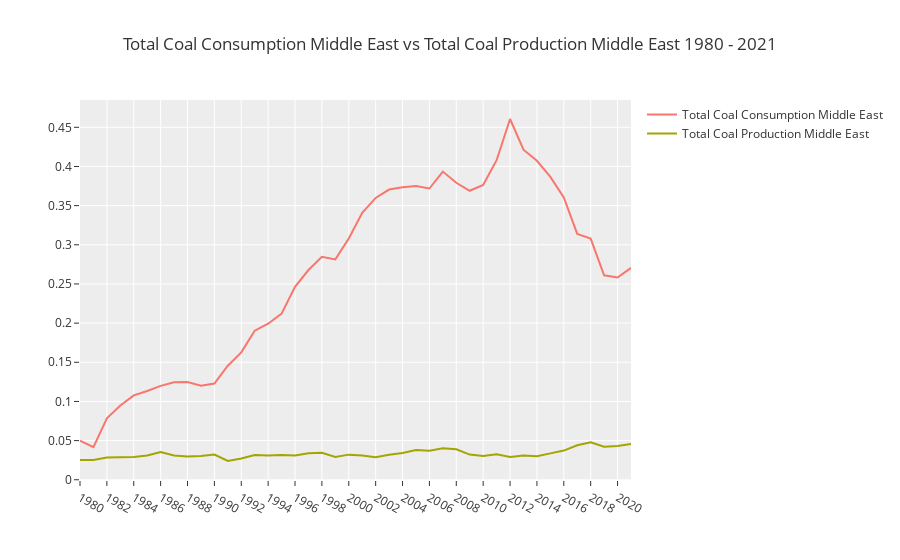

Notebook cell for this chart:
### Code cell
fig_coal_me = go.Figure()
fig_coal_me = fig_coal_me.add_trace(go.Scatter(x=con_coal_me_sum.index, y=con_coal_me_sum['Total_Coal_Consumption_Middle_East'], name='Total Coal Consumption Middle East'))
fig_coal_me = fig_coal_me.add_trace(go.Scatter(x=prod_coal_me_sum.index, y=prod_coal_me_sum['Total_Production_Middle_East'], name='Total Coal Production Middle East')) 
fig_coal_me.update_layout(title='Total Coal Consumption Middle East vs Total Coal Production Middle East 1980 - 2021')
fig_coal_me.show()

### Figure 1 — Plotly figure (JSON) as saved in the notebook; plotly's stock layout.template omitted (floating-point values rounded to 4 significant figures)
{"data": [{"name": "Total Coal Consumption Middle East", "type": "scatter", "x": ["1980", "1981", "1982", "1983", "1984", "1985", "1986", "1987", "1988", "1989", "1990", "1991", "1992", "1993", "1994", "1995", "1996", "1997", "1998", "1999", "2000", "2001", "2002", "2003", "2004", "2005", "2006", "2007", "2008", "2009", "2010", "2011", "2012", "2013", "2014", "2015", "2016", "2017", "2018", "2019", "2020", "2021"], "y": [0.04996, 0.04172, 0.07856, 0.09489, 0.1077, 0.1133, 0.1199, 0.1244, 0.1248, 0.12, 0.1229, 0.1456, 0.1626, 0.1903, 0.1993, 0.2122, 0.2464, 0.2678, 0.2847, 0.2814, 0.3079, 0.3408, 0.3598, 0.3705, 0.3736, 0.3749, 0.3718, 0.3935, 0.3792, 0.369, 0.3764, 0.408, 0.4606, 0.4213, 0.4072, 0.3866, 0.3606, 0.314, 0.308, 0.261, 0.2583, 0.2705]}, {"name": "Total Coal Production Middle East", "type": "scatter", "x": ["1980", "1981", "1982", "1983", "1984", "1985", "1986", "1987", "1988", "1989", "1990", "1991", "1992", "1993", "1994", "1995", "1996", "1997", "1998", "1999", "2000", "2001", "2002", "2003", "2004", "2005", "2006", "2007", "2008", "2009", "2010", "2011", "2012", "2013", "2014", "2015", "2016", "2017", "2018", "2019", "2020", "2021"], "y": [0.02513, 0.02521, 0.02836, 0.02867, 0.029, 0.0309, 0.03528, 0.03088, 0.02962, 0.03024, 0.03213, 0.02395, 0.02714, 0.03172, 0.0311, 0.03172, 0.0311, 0.03384, 0.0344, 0.02905, 0.03208, 0.03112, 0.02881, 0.03193, 0.0342, 0.03791, 0.03712, 0.04009, 0.03888, 0.03216, 0.03039, 0.03248, 0.02904, 0.03083, 0.02992, 0.03367, 0.03727, 0.04405, 0.04782, 0.04229, 0.04304, 0.04583]}], "layout": {"title": {"text": "Total Coal Consumption Middle East vs Total Coal Production Middle East 1980 - 2021"}}}
